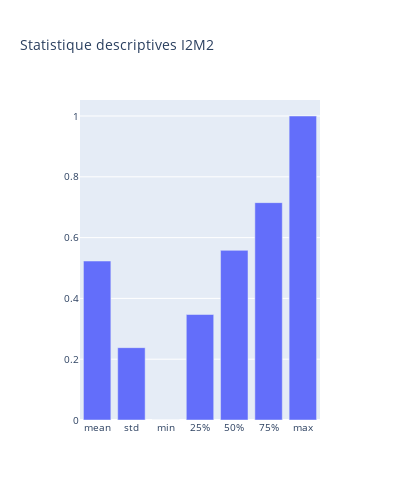

The cell this chart's notebook holds for it:
### Code cell
# Statistiques descriptives de I2M2
desc_stats = df_hydrobio['I2M2'].describe()
desc_stats.drop(['count'], inplace=True)

fig = go.Figure()
fig.add_trace(go.Bar(x=desc_stats.index, y=desc_stats.values))

fig.update_layout(height=500, width=400, font_size=10, title="Statistique descriptives I2M2", showlegend=False)

fig.show()

### Figure 1 — Plotly figure (JSON) as saved in the notebook; plotly's stock layout.template omitted (floating-point values rounded to 4 significant figures)
{"data": [{"type": "bar", "x": ["mean", "std", "min", "25%", "50%", "75%", "max"], "y": [0.5229, 0.2379, 0, 0.347, 0.558, 0.715, 1]}], "layout": {"font": {"size": 10}, "height": 500, "showlegend": false, "title": {"text": "Statistique descriptives I2M2"}, "width": 400}}
